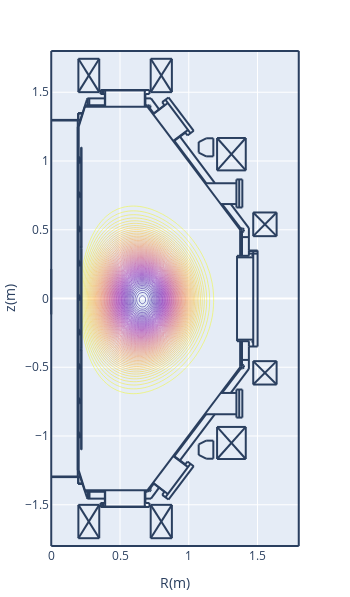

Notebook cell for this chart:
### Code cell
# Plasma current profile
pl.d_contour(cond['jt'])

### Figure 1 — Plotly figure (JSON) as saved in the notebook; plotly's stock layout.template omitted (floating-point values rounded to 4 significant figures; data arrays with more than 128 entries replaced by an {"elided": "..."} marker saying what was removed)
{"data": [{"contours": {"coloring": "lines"}, "dx": 0.02, "dy": 0.02, "ncontours": 100, "showscale": false, "type": "contour", "x0": 0, "y0": -1.8, "z": {"elided": "181x91 float values"}}], "layout": {"height": 597.3, "margin": {"autoexpand": false, "b": 50, "l": 50, "r": 50, "t": 50}, "shapes": [{"type": "line", "x0": 0.2652, "x1": 0.2652, "y0": -1.406, "y1": -1.455}, {"type": "line", "x0": 0.2766, "x1": 0.2766, "y0": -1.406, "y1": -1.455}, {"type": "line", "x0": 0.1927, "x1": 0.1927, "y0": -1.299, "y1": 1.299}, {"type": "line", "x0": 0.1927, "x1": 0.1927, "y0": -1.249, "y1": 1.249}, {"type": "line", "x0": 0.195, "x1": 0.195, "y0": -1.251, "y1": 1.249}, {"type": "line", "x0": 0.1995, "x1": 0.1995, "y0": -1.249, "y1": 1.249}, {"type": "line", "x0": 1.376, "x1": 0.7005, "y0": 0.4965, "y1": 1.394}, {"type": "line", "x0": 0.2199, "x1": 0.2199, "y0": 0.3695, "y1": 1.099}, {"type": "line", "x0": 0.2176, "x1": 0.2176, "y0": 0.3695, "y1": 1.099}, {"type": "line", "x0": 1.376, "x1": 0.7005, "y0": -0.4965, "y1": -1.394}, {"type": "line", "x0": 0.2176, "x1": 0.2176, "y0": -0.3695, "y1": -1.099}, {"type": "line", "x0": 0.2199, "x1": 0.2199, "y0": -0.3695, "y1": -1.099}, {"type": "line", "x0": 0.1995, "x1": 0.2448, "y0": -1.249, "y1": -1.394}, {"type": "line", "x0": 0.1972, "x1": 0.1972, "y0": -1.299, "y1": -1.344}, {"type": "line", "x0": 0.195, "x1": 0.195, "y0": -1.299, "y1": -1.349}, {"type": "line", "x0": 0.195, "x1": 0.229, "y0": -1.349, "y1": -1.349}, {"type": "line", "x0": 0.195, "x1": 0.2267, "y0": -1.344, "y1": -1.344}, {"type": "line", "x0": 0.1995, "x1": 0.1995, "y0": -0.9975, "y1": -0.9748}, {"type": "line", "x0": 0.2086, "x1": 0.2086, "y0": -1.009, "y1": -0.9907}, {"type": "line", "x0": 0.2086, "x1": 0.2086, "y0": -1.009, "y1": -0.9929}, {"type": "line", "x0": 0.2063, "x1": 0.2063, "y0": -1.011, "y1": -0.9748}, {"type": "line", "x0": 0, "x1": 0.2108, "y0": -1.294, "y1": -1.294}, {"type": "line", "x0": 0, "x1": 0.2131, "y0": -1.299, "y1": -1.299}, {"type": "line", "x0": 0.1995, "x1": 0.1995, "y0": -1.011, "y1": -1.002}, {"type": "line", "x0": 0.2063, "x1": 0.2086, "y0": -1.007, "y1": -1.007}, {"type": "line", "x0": 0.2086, "x1": 0.2086, "y0": -1.004, "y1": -1.004}, {"type": "line", "x0": 0.2086, "x1": 0.2176, "y0": -1.009, "y1": -1.009}, {"type": "line", "x0": 0.1995, "x1": 0.2063, "y0": -1.011, "y1": -1.011}, {"type": "line", "x0": 0.2199, "x1": 0.2176, "y0": -1.099, "y1": -1.099}, {"type": "line", "x0": 0.2063, "x1": 0.2086, "y0": -0.9929, "y1": -0.9929}, {"type": "line", "x0": 0.2086, "x1": 0.2086, "y0": -0.9975, "y1": -0.9975}, {"type": "line", "x0": 0.2086, "x1": 0.2176, "y0": -0.9929, "y1": -0.9929}, {"type": "line", "x0": 0.2086, "x1": 0.2176, "y0": -0.9907, "y1": -0.9907}, {"type": "line", "x0": 0.1995, "x1": 0.2063, "y0": -0.9748, "y1": -0.9748}, {"type": "line", "x0": 0.2086, "x1": 0.2176, "y0": -0.7594, "y1": -0.7594}, {"type": "line", "x0": 0.1995, "x1": 0.2063, "y0": -0.7617, "y1": -0.7617}, {"type": "line", "x0": 0.2086, "x1": 0.2086, "y0": -0.7594, "y1": -0.7413}, {"type": "line", "x0": 0.2086, "x1": 0.2086, "y0": -0.7594, "y1": -0.739}, {"type": "line", "x0": 0.1995, "x1": 0.1995, "y0": -0.7617, "y1": -0.7526}, {"type": "line", "x0": 0.2063, "x1": 0.2063, "y0": -0.7617, "y1": -0.7254}, {"type": "line", "x0": 0.1995, "x1": 0.2063, "y0": -0.7254, "y1": -0.7254}, {"type": "line", "x0": 0.2086, "x1": 0.2176, "y0": -0.739, "y1": -0.739}, {"type": "line", "x0": 0.2086, "x1": 0.2176, "y0": -0.7413, "y1": -0.7413}, {"type": "line", "x0": 0.2086, "x1": 0.2086, "y0": -0.7526, "y1": -0.7526}, {"type": "line", "x0": 0.2063, "x1": 0.2086, "y0": -0.7572, "y1": -0.7572}, {"type": "line", "x0": 0.2086, "x1": 0.2086, "y0": -0.7458, "y1": -0.7458}, {"type": "line", "x0": 0.2063, "x1": 0.2086, "y0": -0.7436, "y1": -0.7436}, {"type": "line", "x0": 0.1995, "x1": 0.1995, "y0": -0.7481, "y1": -0.7254}, {"type": "line", "x0": 0.3582, "x1": 0.7141, "y0": -1.517, "y1": -1.517}, {"type": "line", "x0": 0.3854, "x1": 0.6869, "y0": -1.514, "y1": -1.514}, {"type": "line", "x0": 0.3854, "x1": 0.6869, "y0": -1.514, "y1": -1.514}, {"type": "line", "x0": 0.2426, "x1": 0.7096, "y0": -1.394, "y1": -1.394}, {"type": "line", "x0": 0.3922, "x1": 0.3922, "y0": -1.514, "y1": -1.394}, {"type": "line", "x0": 0.3582, "x1": 0.3582, "y0": -1.517, "y1": -1.487}, {"type": "line", "x0": 0.3786, "x1": 0.3786, "y0": -1.517, "y1": -1.487}, {"type": "line", "x0": 0.3695, "x1": 0.3695, "y0": -1.517, "y1": -1.487}, {"type": "line", "x0": 0.3831, "x1": 0.3831, "y0": -1.517, "y1": -1.512}, {"type": "line", "x0": 0.3831, "x1": 0.3854, "y0": -1.512, "y1": -1.514}, {"type": "line", "x0": 0.3854, "x1": 0.3854, "y0": -1.514, "y1": -1.514}, {"type": "line", "x0": 0.3899, "x1": 0.263, "y0": -1.455, "y1": -1.455}, {"type": "line", "x0": 0.3582, "x1": 0.3899, "y0": -1.487, "y1": -1.487}, {"type": "line", "x0": 0.2471, "x1": 0.3899, "y0": -1.406, "y1": -1.406}, {"type": "line", "x0": 0.2766, "x1": 0.2766, "y0": -1.455, "y1": -1.406}, {"type": "line", "x0": 0.2652, "x1": 0.2652, "y0": -1.455, "y1": -1.406}, {"type": "line", "x0": 0.2584, "x1": 0.263, "y0": -1.444, "y1": -1.455}, {"type": "line", "x0": 0.2426, "x1": 0.2448, "y0": -1.394, "y1": -1.392}, {"type": "line", "x0": 0.3899, "x1": 0.3899, "y0": -1.487, "y1": -1.394}, {"type": "line", "x0": 0.6801, "x1": 0.6801, "y0": -1.514, "y1": -1.394}, {"type": "line", "x0": 0.7141, "x1": 0.7141, "y0": -1.517, "y1": -1.487}, {"type": "line", "x0": 0.6914, "x1": 0.6914, "y0": -1.517, "y1": -1.512}, {"type": "line", "x0": 0.6914, "x1": 0.6869, "y0": -1.512, "y1": -1.514}, {"type": "line", "x0": 0.6869, "x1": 0.6869, "y0": -1.514, "y1": -1.514}, {"type": "line", "x0": 0.6846, "x1": 0.6846, "y0": -1.487, "y1": -1.394}, {"type": "line", "x0": 0.6846, "x1": 0.7141, "y0": -1.487, "y1": -1.487}, {"type": "line", "x0": 0.7254, "x1": 0.6846, "y0": -1.455, "y1": -1.455}, {"type": "line", "x0": 0.7118, "x1": 0.705, "y0": -1.392, "y1": -1.387}, {"type": "line", "x0": 0.7055, "x1": 0.715, "y0": -1.4, "y1": -1.402}, {"type": "line", "x0": 0.715, "x1": 0.7223, "y0": -1.402, "y1": -1.397}, {"type": "line", "x0": 0.7223, "x1": 0.7248, "y0": -1.397, "y1": -1.389}, {"type": "line", "x0": 0.7248, "x1": 0.7198, "y0": -1.389, "y1": -1.381}, {"type": "line", "x0": 0.6846, "x1": 0.7005, "y0": -1.406, "y1": -1.406}, {"type": "line", "x0": 0.2199, "x1": 0.2199, "y0": -0.3627, "y1": 0.3627}, {"type": "line", "x0": 0.2176, "x1": 0.2176, "y0": -0.3627, "y1": 0.3627}, {"type": "line", "x0": 0.1995, "x1": 0.1995, "y0": -0.4965, "y1": -0.4761}, {"type": "line", "x0": 0.2063, "x1": 0.2063, "y0": -0.5123, "y1": -0.4761}, {"type": "line", "x0": 0.1995, "x1": 0.1995, "y0": -0.5123, "y1": -0.5033}, {"type": "line", "x0": 0.2086, "x1": 0.2086, "y0": -0.5101, "y1": -0.4897}, {"type": "line", "x0": 0.2086, "x1": 0.2086, "y0": -0.5101, "y1": -0.4919}, {"type": "line", "x0": 0.2086, "x1": 0.2176, "y0": -0.5101, "y1": -0.5101}, {"type": "line", "x0": 0.2063, "x1": 0.2086, "y0": -0.4942, "y1": -0.4942}, {"type": "line", "x0": 0.2086, "x1": 0.2086, "y0": -0.4965, "y1": -0.4965}, {"type": "line", "x0": 0.2063, "x1": 0.2086, "y0": -0.5055, "y1": -0.5055}, {"type": "line", "x0": 0.2086, "x1": 0.2086, "y0": -0.5033, "y1": -0.5033}, {"type": "line", "x0": 0.2086, "x1": 0.2176, "y0": -0.4919, "y1": -0.4919}, {"type": "line", "x0": 0.2086, "x1": 0.2176, "y0": -0.4897, "y1": -0.4897}, {"type": "line", "x0": 0.1995, "x1": 0.2063, "y0": -0.5123, "y1": -0.5123}, {"type": "line", "x0": 0.1995, "x1": 0.2063, "y0": -0.4761, "y1": -0.4761}, {"type": "line", "x0": 0.2154, "x1": 0.2176, "y0": -0.365, "y1": -0.3627}, {"type": "line", "x0": 0.2206, "x1": 0.2218, "y0": -0.3642, "y1": -0.3614}, {"type": "line", "x0": 0.2199, "x1": 0.2176, "y0": -0.3695, "y1": -0.3695}, {"type": "line", "x0": 0.2176, "x1": 0.2154, "y0": -0.3786, "y1": -0.3786}, {"type": "line", "x0": 0.2154, "x1": 0.2154, "y0": -0.3786, "y1": -0.3695}, {"type": "line", "x0": 0.2176, "x1": 0.2176, "y0": -0.3786, "y1": -0.3695}, {"type": "line", "x0": 0.2169, "x1": 0.2157, "y0": -0.365, "y1": -0.3678}, {"type": "line", "x0": 0.2183, "x1": 0.2177, "y0": -0.3664, "y1": -0.3678}, {"type": "line", "x0": 0.2176, "x1": 0.2199, "y0": -0.3673, "y1": -0.365}, {"type": "line", "x0": 0.2192, "x1": 0.2197, "y0": -0.3628, "y1": -0.3614}, {"type": "line", "x0": 0.1995, "x1": 0.1995, "y0": -0.263, "y1": -0.2516}, {"type": "line", "x0": 0.2063, "x1": 0.2063, "y0": -0.263, "y1": -0.2267}, {"type": "line", "x0": 0.2086, "x1": 0.2086, "y0": -0.2607, "y1": -0.2426}, {"type": "line", "x0": 0.2086, "x1": 0.2086, "y0": -0.2607, "y1": -0.2403}, {"type": "line", "x0": 0.2086, "x1": 0.2176, "y0": -0.2607, "y1": -0.2607}, {"type": "line", "x0": 0.2086, "x1": 0.2086, "y0": -0.2539, "y1": -0.2539}, {"type": "line", "x0": 0.2063, "x1": 0.2086, "y0": -0.2562, "y1": -0.2562}, {"type": "line", "x0": 0.1995, "x1": 0.2063, "y0": -0.263, "y1": -0.263}, {"type": "line", "x0": 0.1995, "x1": 0.1995, "y0": -0.2471, "y1": -0.2267}, {"type": "line", "x0": 0.2086, "x1": 0.2176, "y0": -0.2403, "y1": -0.2403}, {"type": "line", "x0": 0.2086, "x1": 0.2176, "y0": -0.2426, "y1": -0.2426}, {"type": "line", "x0": 0.2086, "x1": 0.2086, "y0": -0.2471, "y1": -0.2471}, {"type": "line", "x0": 0.2063, "x1": 0.2086, "y0": -0.2426, "y1": -0.2426}, {"type": "line", "x0": 0.1995, "x1": 0.2063, "y0": -0.2267, "y1": -0.2267}, {"type": "line", "x0": 0.1995, "x1": 0.2063, "y0": -0.01133, "y1": -0.01133}, {"type": "line", "x0": 0.1995, "x1": 0.2063, "y0": 0.02494, "y1": 0.02494}, {"type": "line", "x0": 0.1995, "x1": 0.1995, "y0": -0.01133, "y1": -0.002267}, {"type": "line", "x0": 0.1995, "x1": 0.1995, "y0": 0.002267, "y1": 0.02494}, {"type": "line", "x0": 0.2063, "x1": 0.2063, "y0": -0.01133, "y1": 0.02494}, {"type": "line", "x0": 0.2086, "x1": 0.2086, "y0": -0.009068, "y1": 0.006801}, {"type": "line", "x0": 0.2086, "x1": 0.2086, "y0": -0.009068, "y1": 0.009068}, {"type": "line", "x0": 0.2086, "x1": 0.2176, "y0": -0.009068, "y1": -0.009068}, {"type": "line", "x0": 0.2086, "x1": 0.2086, "y0": -0.004534, "y1": -0.004534}, {"type": "line", "x0": 0.2063, "x1": 0.2086, "y0": -0.006801, "y1": -0.006801}, {"type": "line", "x0": 0.2086, "x1": 0.2176, "y0": 0.009068, "y1": 0.009068}, {"type": "line", "x0": 0.2086, "x1": 0.2176, "y0": 0.006801, "y1": 0.006801}, {"type": "line", "x0": 0.2086, "x1": 0.2086, "y0": 0.002267, "y1": 0.002267}, {"type": "line", "x0": 0.2063, "x1": 0.2086, "y0": 0.006801, "y1": 0.006801}, {"type": "line", "x0": 0.2176, "x1": 0.2176, "y0": 0.3786, "y1": 0.3695}, {"type": "line", "x0": 0.2154, "x1": 0.2154, "y0": 0.3786, "y1": 0.3695}, {"type": "line", "x0": 0.1995, "x1": 0.1995, "y0": 0.2516, "y1": 0.2743}, {"type": "line", "x0": 0.2063, "x1": 0.2063, "y0": 0.238, "y1": 0.2743}, {"type": "line", "x0": 0.2086, "x1": 0.2086, "y0": 0.2403, "y1": 0.2607}, {"type": "line", "x0": 0.1995, "x1": 0.2063, "y0": 0.238, "y1": 0.238}, {"type": "line", "x0": 0.1995, "x1": 0.1995, "y0": 0.238, "y1": 0.2471}, {"type": "line", "x0": 0.2063, "x1": 0.2086, "y0": 0.2562, "y1": 0.2562}, {"type": "line", "x0": 0.2086, "x1": 0.2086, "y0": 0.2539, "y1": 0.2539}, {"type": "line", "x0": 0.2086, "x1": 0.2176, "y0": 0.2584, "y1": 0.2584}, {"type": "line", "x0": 0.2063, "x1": 0.2086, "y0": 0.2426, "y1": 0.2426}, {"type": "line", "x0": 0.2086, "x1": 0.2086, "y0": 0.2471, "y1": 0.2471}, {"type": "line", "x0": 0.2086, "x1": 0.2176, "y0": 0.2403, "y1": 0.2403}, {"type": "line", "x0": 0.2086, "x1": 0.2086, "y0": 0.2403, "y1": 0.2584}, {"type": "line", "x0": 0.2086, "x1": 0.2176, "y0": 0.2607, "y1": 0.2607}, {"type": "line", "x0": 0.1995, "x1": 0.2063, "y0": 0.2743, "y1": 0.2743}, {"type": "line", "x0": 0.2177, "x1": 0.2183, "y0": 0.3696, "y1": 0.3682}, {"type": "line", "x0": 0.2157, "x1": 0.2169, "y0": 0.3696, "y1": 0.3668}, {"type": "line", "x0": 0.2176, "x1": 0.2199, "y0": 0.3673, "y1": 0.365}, {"type": "line", "x0": 0.2218, "x1": 0.2206, "y0": 0.3632, "y1": 0.366}, {"type": "line", "x0": 0.2154, "x1": 0.2176, "y0": 0.365, "y1": 0.3627}, {"type": "line", "x0": 0.2197, "x1": 0.2192, "y0": 0.3632, "y1": 0.3646}, {"type": "line", "x0": 0.2199, "x1": 0.2176, "y0": 0.3695, "y1": 0.3695}, {"type": "line", "x0": 0.2176, "x1": 0.2154, "y0": 0.3786, "y1": 0.3786}, {"type": "line", "x0": 0.1995, "x1": 0.1995, "y0": 0.5033, "y1": 0.5237}, {"type": "line", "x0": 0.1995, "x1": 0.1995, "y0": 0.4874, "y1": 0.4965}, {"type": "line", "x0": 0.2063, "x1": 0.2063, "y0": 0.4874, "y1": 0.5237}, {"type": "line", "x0": 0.2086, "x1": 0.2086, "y0": 0.4897, "y1": 0.5078}, {"type": "line", "x0": 0.2086, "x1": 0.2086, "y0": 0.4897, "y1": 0.5101}, {"type": "line", "x0": 0.2086, "x1": 0.2176, "y0": 0.4897, "y1": 0.4897}, {"type": "line", "x0": 0.2086, "x1": 0.2086, "y0": 0.4965, "y1": 0.4965}, {"type": "line", "x0": 0.2063, "x1": 0.2086, "y0": 0.4942, "y1": 0.4942}, {"type": "line", "x0": 0.2086, "x1": 0.2176, "y0": 0.5101, "y1": 0.5101}, {"type": "line", "x0": 0.2086, "x1": 0.2176, "y0": 0.5078, "y1": 0.5078}, {"type": "line", "x0": 0.2086, "x1": 0.2086, "y0": 0.5033, "y1": 0.5033}, {"type": "line", "x0": 0.2063, "x1": 0.2086, "y0": 0.5055, "y1": 0.5055}, {"type": "line", "x0": 0.1995, "x1": 0.2063, "y0": 0.4874, "y1": 0.4874}, {"type": "line", "x0": 0.1995, "x1": 0.2063, "y0": 0.5237, "y1": 0.5237}, {"type": "line", "x0": 1.501, "x1": 1.501, "y0": 0.3491, "y1": -0.3491}, {"type": "line", "x0": 1.351, "x1": 1.351, "y0": 0.3106, "y1": -0.3106}, {"type": "line", "x0": 1.469, "x1": 1.469, "y0": 0.3491, "y1": -0.3491}, {"type": "line", "x0": 1.387, "x1": 1.387, "y0": -0.3106, "y1": -0.4965}, {"type": "line", "x0": 1.374, "x1": 1.374, "y0": -0.3106, "y1": -0.4965}, {"type": "line", "x0": 1.462, "x1": 1.462, "y0": -0.3196, "y1": -0.3106}, {"type": "line", "x0": 1.437, "x1": 1.437, "y0": -0.3106, "y1": -0.3491}, {"type": "line", "x0": 1.437, "x1": 1.501, "y0": -0.3491, "y1": -0.3491}, {"type": "line", "x0": 1.437, "x1": 1.437, "y0": -0.3491, "y1": -0.5123}, {"type": "line", "x0": 1.379, "x1": 1.392, "y0": -0.5069, "y1": -0.5093}, {"type": "line", "x0": 1.392, "x1": 1.402, "y0": -0.5093, "y1": -0.4997}, {"type": "line", "x0": 1.402, "x1": 1.4, "y0": -0.4997, "y1": -0.4862}, {"type": "line", "x0": 1.4, "x1": 1.388, "y0": -0.4862, "y1": -0.48}, {"type": "line", "x0": 1.374, "x1": 1.374, "y0": -0.4965, "y1": -0.4987}, {"type": "line", "x0": 1.383, "x1": 1.378, "y0": -0.501, "y1": -0.4965}, {"type": "line", "x0": 1.387, "x1": 1.437, "y0": -0.4466, "y1": -0.4466}, {"type": "line", "x0": 1.462, "x1": 1.469, "y0": -0.3196, "y1": -0.3196}, {"type": "line", "x0": 1.351, "x1": 1.469, "y0": -0.2992, "y1": -0.2992}, {"type": "line", "x0": 1.351, "x1": 1.437, "y0": -0.3106, "y1": -0.3106}, {"type": "line", "x0": 1.462, "x1": 1.469, "y0": -0.3106, "y1": -0.3106}, {"type": "line", "x0": 1.437, "x1": 1.437, "y0": 0.5123, "y1": 0.3514}, {"type": "line", "x0": 1.387, "x1": 1.387, "y0": 0.4965, "y1": 0.3106}, {"type": "line", "x0": 1.374, "x1": 1.374, "y0": 0.4965, "y1": 0.3106}, {"type": "line", "x0": 1.437, "x1": 1.501, "y0": 0.3491, "y1": 0.3491}, {"type": "line", "x0": 1.501, "x1": 1.437, "y0": 0.3264, "y1": 0.3264}, {"type": "line", "x0": 1.501, "x1": 1.437, "y0": 0.3446, "y1": 0.3446}, {"type": "line", "x0": 1.351, "x1": 1.469, "y0": 0.2992, "y1": 0.2992}, {"type": "line", "x0": 1.351, "x1": 1.437, "y0": 0.3106, "y1": 0.3106}, {"type": "line", "x0": 1.462, "x1": 1.462, "y0": 0.3196, "y1": 0.3106}, {"type": "line", "x0": 1.437, "x1": 1.437, "y0": 0.3514, "y1": 0.3106}, {"type": "line", "x0": 1.462, "x1": 1.469, "y0": 0.3106, "y1": 0.3106}, {"type": "line", "x0": 1.462, "x1": 1.469, "y0": 0.3196, "y1": 0.3196}, {"type": "line", "x0": 1.388, "x1": 1.4, "y0": 0.4818, "y1": 0.488}, {"type": "line", "x0": 1.4, "x1": 1.402, "y0": 0.488, "y1": 0.5015}, {"type": "line", "x0": 1.402, "x1": 1.392, "y0": 0.5015, "y1": 0.5111}, {"type": "line", "x0": 1.392, "x1": 1.379, "y0": 0.5111, "y1": 0.5088}, {"type": "line", "x0": 1.387, "x1": 1.437, "y0": 0.4466, "y1": 0.4466}, {"type": "line", "x0": 1.374, "x1": 1.374, "y0": 0.4965, "y1": 0.4987}, {"type": "line", "x0": 1.383, "x1": 1.378, "y0": 0.501, "y1": 0.4965}, {"type": "line", "x0": 0.1995, "x1": 0.2448, "y0": 1.249, "y1": 1.394}, {"type": "line", "x0": 0.1995, "x1": 0.1995, "y0": 0.7526, "y1": 0.773}, {"type": "line", "x0": 0.2063, "x1": 0.2063, "y0": 0.7368, "y1": 0.773}, {"type": "line", "x0": 0.1995, "x1": 0.1995, "y0": 0.7368, "y1": 0.7481}, {"type": "line", "x0": 0.2063, "x1": 0.2086, "y0": 0.7572, "y1": 0.7572}, {"type": "line", "x0": 0.2086, "x1": 0.2086, "y0": 0.7526, "y1": 0.7526}, {"type": "line", "x0": 0.2063, "x1": 0.2086, "y0": 0.7436, "y1": 0.7436}, {"type": "line", "x0": 0.2086, "x1": 0.2086, "y0": 0.7458, "y1": 0.7458}, {"type": "line", "x0": 0.2086, "x1": 0.2086, "y0": 0.739, "y1": 0.7594}, {"type": "line", "x0": 0.2086, "x1": 0.2086, "y0": 0.739, "y1": 0.7572}, {"type": "line", "x0": 0.2086, "x1": 0.2176, "y0": 0.739, "y1": 0.739}, {"type": "line", "x0": 0.2086, "x1": 0.2176, "y0": 0.7572, "y1": 0.7572}, {"type": "line", "x0": 0.2086, "x1": 0.2176, "y0": 0.7594, "y1": 0.7594}, {"type": "line", "x0": 0.1995, "x1": 0.2063, "y0": 0.7368, "y1": 0.7368}, {"type": "line", "x0": 0.1995, "x1": 0.2063, "y0": 0.773, "y1": 0.773}, {"type": "line", "x0": 0.2086, "x1": 0.2086, "y0": 0.9907, "y1": 1.009}, {"type": "line", "x0": 0.2086, "x1": 0.2086, "y0": 0.9907, "y1": 1.007}, {"type": "line", "x0": 0.2086, "x1": 0.2176, "y0": 0.9907, "y1": 0.9907}, {"type": "line", "x0": 0.2086, "x1": 0.2176, "y0": 1.007, "y1": 1.007}, {"type": "line", "x0": 0.2086, "x1": 0.2176, "y0": 1.009, "y1": 1.009}, {"type": "line", "x0": 0.2063, "x1": 0.2063, "y0": 0.9884, "y1": 1.025}, {"type": "line", "x0": 0.2086, "x1": 0.2086, "y0": 1.009, "y1": 1.025}, {"type": "line", "x0": 0.1995, "x1": 0.1995, "y0": 1.002, "y1": 1.025}, {"type": "line", "x0": 0.1995, "x1": 0.1995, "y0": 1.002, "y1": 1.025}, {"type": "line", "x0": 0.1995, "x1": 0.1995, "y0": 0.9884, "y1": 0.9975}, {"type": "line", "x0": 0.2086, "x1": 0.2086, "y0": 1.009, "y1": 1.025}, {"type": "line", "x0": 0.2063, "x1": 0.2063, "y0": 0.9884, "y1": 1.025}, {"type": "line", "x0": 0.2086, "x1": 0.2176, "y0": 1.009, "y1": 1.009}, {"type": "line", "x0": 0.2086, "x1": 0.2176, "y0": 1.007, "y1": 1.007}, {"type": "line", "x0": 0.2086, "x1": 0.2176, "y0": 0.9907, "y1": 0.9907}, {"type": "line", "x0": 0.2086, "x1": 0.2086, "y0": 0.9907, "y1": 1.007}, {"type": "line", "x0": 0.2086, "x1": 0.2086, "y0": 0.9907, "y1": 1.009}, {"type": "line", "x0": 0.2086, "x1": 0.2086, "y0": 0.9952, "y1": 0.9952}, {"type": "line", "x0": 0.2086, "x1": 0.2086, "y0": 0.9884, "y1": 0.9907}, {"type": "line", "x0": 0.2063, "x1": 0.2086, "y0": 0.9929, "y1": 0.9929}, {"type": "line", "x0": 0.2086, "x1": 0.2086, "y0": 1.002, "y1": 1.002}, {"type": "line", "x0": 0.2063, "x1": 0.2086, "y0": 1.007, "y1": 1.007}, {"type": "line", "x0": 0.1995, "x1": 0.2086, "y0": 0.9884, "y1": 0.9884}, {"type": "line", "x0": 0.1995, "x1": 0.2086, "y0": 1.025, "y1": 1.025}, {"type": "line", "x0": 0.1995, "x1": 0.2086, "y0": 1.025, "y1": 1.025}, {"type": "line", "x0": 0.2063, "x1": 0.2086, "y0": 1.007, "y1": 1.007}, {"type": "line", "x0": 0.2086, "x1": 0.2086, "y0": 1.002, "y1": 1.002}, {"type": "line", "x0": 0.2063, "x1": 0.2086, "y0": 0.9929, "y1": 0.9929}, {"type": "line", "x0": 0.2086, "x1": 0.2086, "y0": 0.9884, "y1": 0.9907}, {"type": "line", "x0": 0.2086, "x1": 0.2086, "y0": 0.9952, "y1": 0.9952}, {"type": "line", "x0": 0.1995, "x1": 0.1995, "y0": 0.9884, "y1": 0.9975}, {"type": "line", "x0": 0.1995, "x1": 0.2086, "y0": 0.9884, "y1": 0.9884}, {"type": "line", "x0": 0.2199, "x1": 0.2176, "y0": 1.099, "y1": 1.099}, {"type": "line", "x0": 0, "x1": 0.2131, "y0": 1.299, "y1": 1.299}, {"type": "line", "x0": 0, "x1": 0.2108, "y0": 1.294, "y1": 1.294}, {"type": "line", "x0": 0.195, "x1": 0.2267, "y0": 1.344, "y1": 1.344}, {"type": "line", "x0": 0.195, "x1": 0.229, "y0": 1.349, "y1": 1.349}, {"type": "line", "x0": 0.195, "x1": 0.195, "y0": 1.299, "y1": 1.349}, {"type": "line", "x0": 0.1972, "x1": 0.1972, "y0": 1.299, "y1": 1.344}, {"type": "line", "x0": 0.2426, "x1": 0.2448, "y0": 1.394, "y1": 1.392}, {"type": "line", "x0": 0.7096, "x1": 0.7028, "y0": 1.394, "y1": 1.39}, {"type": "line", "x0": 0.718, "x1": 0.723, "y0": 1.385, "y1": 1.393}, {"type": "line", "x0": 0.723, "x1": 0.7205, "y0": 1.393, "y1": 1.402}, {"type": "line", "x0": 0.7205, "x1": 0.7132, "y0": 1.402, "y1": 1.407}, {"type": "line", "x0": 0.7132, "x1": 0.7037, "y0": 1.407, "y1": 1.404}, {"type": "line", "x0": 0.2426, "x1": 0.7096, "y0": 1.394, "y1": 1.394}, {"type": "line", "x0": 0.3854, "x1": 0.6869, "y0": 1.514, "y1": 1.514}, {"type": "line", "x0": 0.3854, "x1": 0.6869, "y0": 1.514, "y1": 1.514}, {"type": "line", "x0": 0.3582, "x1": 0.7141, "y0": 1.517, "y1": 1.517}, {"type": "line", "x0": 0.3899, "x1": 0.263, "y0": 1.455, "y1": 1.455}, {"type": "line", "x0": 0.2471, "x1": 0.3899, "y0": 1.406, "y1": 1.406}, {"type": "line", "x0": 0.3582, "x1": 0.3899, "y0": 1.487, "y1": 1.487}, {"type": "line", "x0": 0.2584, "x1": 0.263, "y0": 1.444, "y1": 1.455}, {"type": "line", "x0": 0.2652, "x1": 0.2652, "y0": 1.455, "y1": 1.406}, {"type": "line", "x0": 0.2766, "x1": 0.2766, "y0": 1.455, "y1": 1.406}, {"type": "line", "x0": 0.3582, "x1": 0.3582, "y0": 1.517, "y1": 1.487}, {"type": "line", "x0": 0.3899, "x1": 0.3899, "y0": 1.487, "y1": 1.394}, {"type": "line", "x0": 0.3922, "x1": 0.3922, "y0": 1.514, "y1": 1.394}, {"type": "line", "x0": 0.3854, "x1": 0.3854, "y0": 1.514, "y1": 1.514}, {"type": "line", "x0": 0.3831, "x1": 0.3854, "y0": 1.512, "y1": 1.514}, {"type": "line", "x0": 0.3831, "x1": 0.3831, "y0": 1.517, "y1": 1.512}, {"type": "line", "x0": 0.3695, "x1": 0.3695, "y0": 1.517, "y1": 1.487}, {"type": "line", "x0": 0.3786, "x1": 0.3786, "y0": 1.517, "y1": 1.487}, {"type": "line", "x0": 0.6846, "x1": 0.6846, "y0": 1.487, "y1": 1.394}, {"type": "line", "x0": 0.6801, "x1": 0.6801, "y0": 1.514, "y1": 1.394}, {"type": "line", "x0": 0.6846, "x1": 0.7005, "y0": 1.406, "y1": 1.406}, {"type": "line", "x0": 0.6846, "x1": 0.7141, "y0": 1.487, "y1": 1.487}, {"type": "line", "x0": 0.6869, "x1": 0.6869, "y0": 1.514, "y1": 1.514}, {"type": "line", "x0": 0.6914, "x1": 0.6869, "y0": 1.512, "y1": 1.514}, {"type": "line", "x0": 0.6914, "x1": 0.6914, "y0": 1.517, "y1": 1.512}, {"type": "line", "x0": 0.7141, "x1": 0.7141, "y0": 1.517, "y1": 1.487}, {"type": "line", "x0": 0.7254, "x1": 0.6846, "y0": 1.455, "y1": 1.455}, {"type": "line", "x0": 0.7844, "x1": 0.7254, "y0": 1.376, "y1": 1.455}, {"type": "line", "x0": 0.7458, "x1": 0.7005, "y0": 1.347, "y1": 1.406}, {"type": "line", "x0": 0, "x1": 0, "y0": 0.2154, "y1": -0.1156}, {"type": "line", "x0": 0.7844, "x1": 0.7254, "y0": -1.376, "y1": -1.455}, {"type": "line", "x0": 0.7458, "x1": 0.7005, "y0": -1.347, "y1": -1.406}, {"type": "line", "x0": 1.437, "x1": 1.306, "y0": 0.5123, "y1": 0.6869}, {"type": "line", "x0": 1.387, "x1": 1.242, "y0": 0.4965, "y1": 0.6869}, {"type": "line", "x0": 1.347, "x1": 1.118, "y0": 0.8388, "y1": 0.8388}, {"type": "line", "x0": 1.347, "x1": 1.347, "y0": 0.866, "y1": 0.662}, {"type": "line", "x0": 1.367, "x1": 1.367, "y0": 0.866, "y1": 0.662}, {"type": "line", "x0": 1.39, "x1": 1.39, "y0": 0.866, "y1": 0.662}, {"type": "line", "x0": 1.39, "x1": 1.347, "y0": 0.866, "y1": 0.866}, {"type": "line", "x0": 1.39, "x1": 1.347, "y0": 0.662, "y1": 0.662}, {"type": "line", "x0": 1.347, "x1": 1.233, "y0": 0.6869, "y1": 0.6869}, {"type": "line", "x0": 1.347, "x1": 1.118, "y0": -0.8411, "y1": -0.8411}, {"type": "line", "x0": 1.347, "x1": 1.347, "y0": -0.866, "y1": -0.662}, {"type": "line", "x0": 1.367, "x1": 1.367, "y0": -0.866, "y1": -0.662}, {"type": "line", "x0": 1.39, "x1": 1.39, "y0": -0.866, "y1": -0.662}, {"type": "line", "x0": 1.39, "x1": 1.347, "y0": -0.866, "y1": -0.866}, {"type": "line", "x0": 1.39, "x1": 1.347, "y0": -0.662, "y1": -0.662}, {"type": "line", "x0": 1.347, "x1": 1.233, "y0": -0.6869, "y1": -0.6869}, {"type": "line", "x0": 1.437, "x1": 1.306, "y0": -0.5123, "y1": -0.6869}, {"type": "line", "x0": 1.387, "x1": 1.242, "y0": -0.4965, "y1": -0.6869}, {"type": "line", "x0": 0.195, "x1": 0.2584, "y0": -1.251, "y1": -1.444}, {"type": "line", "x0": 0.195, "x1": 0.2584, "y0": 1.249, "y1": 1.444}, {"type": "line", "x0": 0.8524, "x1": 0.8071, "y0": 1.462, "y1": 1.428}, {"type": "line", "x0": 0.8071, "x1": 0.8229, "y0": 1.428, "y1": 1.406}, {"type": "line", "x0": 0.8229, "x1": 0.739, "y0": 1.406, "y1": 1.342}, {"type": "line", "x0": 0.8479, "x1": 0.7413, "y0": 1.421, "y1": 1.34}, {"type": "line", "x0": 0.8524, "x1": 1.036, "y0": 1.462, "y1": 1.22}, {"type": "line", "x0": 0.8297, "x1": 1.013, "y0": 1.446, "y1": 1.202}, {"type": "line", "x0": 0.9952, "x1": 0.8864, "y0": 1.226, "y1": 1.145}, {"type": "line", "x0": 1.036, "x1": 0.9907, "y0": 1.22, "y1": 1.186}, {"type": "line", "x0": 0.9748, "x1": 0.9907, "y0": 1.206, "y1": 1.186}, {"type": "line", "x0": 0.9748, "x1": 0.8887, "y0": 1.206, "y1": 1.143}, {"type": "line", "x0": 1.19, "x1": 0.9363, "y0": 0.8388, "y1": 1.177}, {"type": "line", "x0": 1.127, "x1": 0.8955, "y0": 0.8388, "y1": 1.147}, {"type": "line", "x0": 0.8524, "x1": 0.8071, "y0": -1.462, "y1": -1.428}, {"type": "line", "x0": 0.8071, "x1": 0.8229, "y0": -1.428, "y1": -1.406}, {"type": "line", "x0": 0.8229, "x1": 0.739, "y0": -1.406, "y1": -1.342}, {"type": "line", "x0": 0.8479, "x1": 0.7413, "y0": -1.421, "y1": -1.34}, {"type": "line", "x0": 0.8524, "x1": 1.036, "y0": -1.462, "y1": -1.22}, {"type": "line", "x0": 0.8297, "x1": 1.013, "y0": -1.446, "y1": -1.202}, {"type": "line", "x0": 0.9952, "x1": 0.8864, "y0": -1.226, "y1": -1.145}, {"type": "line", "x0": 1.036, "x1": 0.9907, "y0": -1.22, "y1": -1.186}, {"type": "line", "x0": 0.9748, "x1": 0.9907, "y0": -1.206, "y1": -1.186}, {"type": "line", "x0": 0.9748, "x1": 0.8887, "y0": -1.206, "y1": -1.143}, {"type": "line", "x0": 1.19, "x1": 0.9363, "y0": -0.8411, "y1": -1.177}, {"type": "line", "x0": 1.127, "x1": 0.8955, "y0": -0.8411, "y1": -1.147}, {"type": "line", "x0": 0.1972, "x1": 0.1972, "y0": -1.501, "y1": -1.743}, {"type": "line", "x0": 0.1972, "x1": 0.3491, "y0": -1.743, "y1": -1.743}, {"type": "line", "x0": 0.3491, "x1": 0.3491, "y0": -1.743, "y1": -1.501}, {"type": "line", "x0": 0.3491, "x1": 0.1972, "y0": -1.501, "y1": -1.501}, {"type": "line", "x0": 0.1972, "x1": 0.1972, "y0": 1.743, "y1": 1.501}, {"type": "line", "x0": 0.1972, "x1": 0.3491, "y0": 1.501, "y1": 1.501}, {"type": "line", "x0": 0.3491, "x1": 0.3491, "y0": 1.501, "y1": 1.743}, {"type": "line", "x0": 0.3491, "x1": 0.1972, "y0": 1.743, "y1": 1.743}, {"type": "line", "x0": 0.7232, "x1": 0.7232, "y0": 1.743, "y1": 1.501}, {"type": "line", "x0": 0.7232, "x1": 0.8773, "y0": 1.501, "y1": 1.501}, {"type": "line", "x0": 0.8773, "x1": 0.8773, "y0": 1.501, "y1": 1.743}, {"type": "line", "x0": 0.8773, "x1": 0.7232, "y0": 1.743, "y1": 1.743}, {"type": "line", "x0": 0.7232, "x1": 0.7232, "y0": -1.501, "y1": -1.743}, {"type": "line", "x0": 0.7232, "x1": 0.8773, "y0": -1.743, "y1": -1.743}, {"type": "line", "x0": 0.8773, "x1": 0.8773, "y0": -1.743, "y1": -1.501}, {"type": "line", "x0": 0.8773, "x1": 0.7232, "y0": -1.501, "y1": -1.501}, {"type": "line", "x0": 1.206, "x1": 1.206, "y0": -0.934, "y1": -1.168}, {"type": "line", "x0": 1.206, "x1": 1.415, "y0": -1.168, "y1": -1.168}, {"type": "line", "x0": 1.415, "x1": 1.415, "y0": -1.168, "y1": -0.934}, {"type": "line", "x0": 1.415, "x1": 1.206, "y0": -0.934, "y1": -0.934}, {"type": "line", "x0": 1.206, "x1": 1.206, "y0": 1.168, "y1": 0.9317}, {"type": "line", "x0": 1.206, "x1": 1.415, "y0": 0.9317, "y1": 0.9317}, {"type": "line", "x0": 1.415, "x1": 1.415, "y0": 0.9317, "y1": 1.168}, {"type": "line", "x0": 1.415, "x1": 1.206, "y0": 1.168, "y1": 1.168}, {"type": "line", "x0": 1.469, "x1": 1.469, "y0": 0.6257, "y1": 0.4534}, {"type": "line", "x0": 1.469, "x1": 1.639, "y0": 0.4534, "y1": 0.4534}, {"type": "line", "x0": 1.639, "x1": 1.639, "y0": 0.4534, "y1": 0.6257}, {"type": "line", "x0": 1.639, "x1": 1.469, "y0": 0.6257, "y1": 0.6257}, {"type": "line", "x0": 1.469, "x1": 1.469, "y0": -0.4557, "y1": -0.6257}, {"type": "line", "x0": 1.469, "x1": 1.639, "y0": -0.6257, "y1": -0.6257}, {"type": "line", "x0": 1.639, "x1": 1.639, "y0": -0.6257, "y1": -0.4557}, {"type": "line", "x0": 1.639, "x1": 1.469, "y0": -0.4557, "y1": -0.4557}, {"type": "line", "x0": 1.072, "x1": 1.127, "y0": 1.138, "y1": 1.165}, {"type": "line", "x0": 1.127, "x1": 1.179, "y0": 1.165, "y1": 1.165}, {"type": "line", "x0": 1.179, "x1": 1.179, "y0": 1.165, "y1": 1.034}, {"type": "line", "x0": 1.179, "x1": 1.127, "y0": 1.034, "y1": 1.034}, {"type": "line", "x0": 1.127, "x1": 1.072, "y0": 1.034, "y1": 1.061}, {"type": "line", "x0": 1.072, "x1": 1.072, "y0": 1.061, "y1": 1.138}, {"type": "line", "x0": 1.072, "x1": 1.072, "y0": -1.138, "y1": -1.061}, {"type": "line", "x0": 1.072, "x1": 1.127, "y0": -1.061, "y1": -1.034}, {"type": "line", "x0": 1.127, "x1": 1.179, "y0": -1.034, "y1": -1.034}, {"type": "line", "x0": 1.179, "x1": 1.179, "y0": -1.034, "y1": -1.165}, {"type": "line", "x0": 1.179, "x1": 1.127, "y0": -1.165, "y1": -1.165}, {"type": "line", "x0": 1.127, "x1": 1.072, "y0": -1.165, "y1": -1.138}, {"type": "line", "x0": 1.469, "x1": 1.639, "y0": 0.6257, "y1": 0.4534}, {"type": "line", "x0": 1.469, "x1": 1.639, "y0": 0.4534, "y1": 0.6257}, {"type": "line", "x0": 1.206, "x1": 1.415, "y0": 1.168, "y1": 0.9317}, {"type": "line", "x0": 1.206, "x1": 1.415, "y0": 0.9317, "y1": 1.168}, {"type": "line", "x0": 1.469, "x1": 1.639, "y0": -0.6257, "y1": -0.4557}, {"type": "line", "x0": 1.469, "x1": 1.639, "y0": -0.4557, "y1": -0.6257}, {"type": "line", "x0": 1.415, "x1": 1.206, "y0": -0.934, "y1": -1.168}, {"type": "line", "x0": 1.206, "x1": 1.415, "y0": -0.934, "y1": -1.168}, {"type": "line", "x0": 0.1972, "x1": 0.3491, "y0": -1.501, "y1": -1.743}, {"type": "line", "x0": 0.1972, "x1": 0.3491, "y0": -1.743, "y1": -1.501}, {"type": "line", "x0": 0.7232, "x1": 0.8773, "y0": -1.501, "y1": -1.743}, {"type": "line", "x0": 0.7232, "x1": 0.8773, "y0": -1.743, "y1": -1.501}, {"type": "line", "x0": 0.1972, "x1": 0.3491, "y0": 1.501, "y1": 1.743}, {"type": "line", "x0": 0.1972, "x1": 0.3491, "y0": 1.743, "y1": 1.501}, {"type": "line", "x0": 0.7232, "x1": 0.8773, "y0": 1.743, "y1": 1.501}, {"type": "line", "x0": 0.7232, "x1": 0.8773, "y0": 1.501, "y1": 1.743}, {"type": "line", "x0": 0, "x1": 1.8, "y0": 1.8, "y1": 1.8}, {"type": "line", "x0": 0, "x1": 1.8, "y0": -1.8, "y1": -1.8}, {"type": "line", "x0": 1.8, "x1": 1.8, "y0": -1.8, "y1": 1.8}, {"type": "line", "x0": 0, "x1": 0, "y0": 1.8, "y1": -1.8}], "width": 350, "xaxis": {"title": {"text": "R(m)"}}, "yaxis": {"scaleanchor": "x", "title": {"text": "z(m)"}}}}
